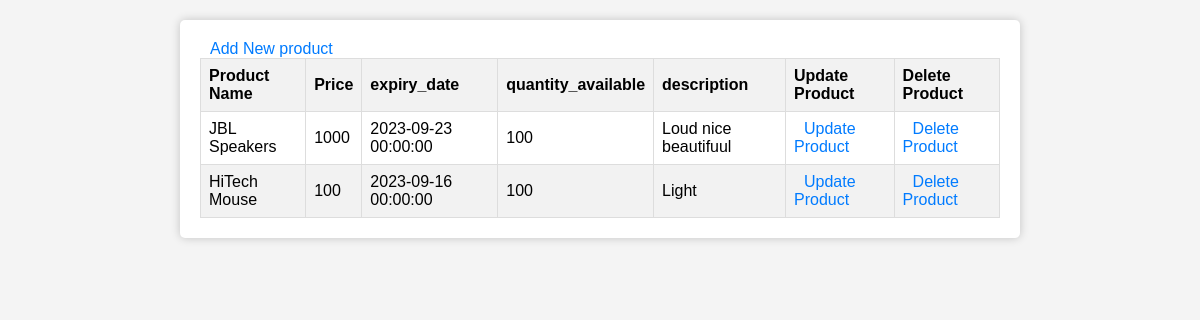
Page /view_category/6 on the earlier database version.
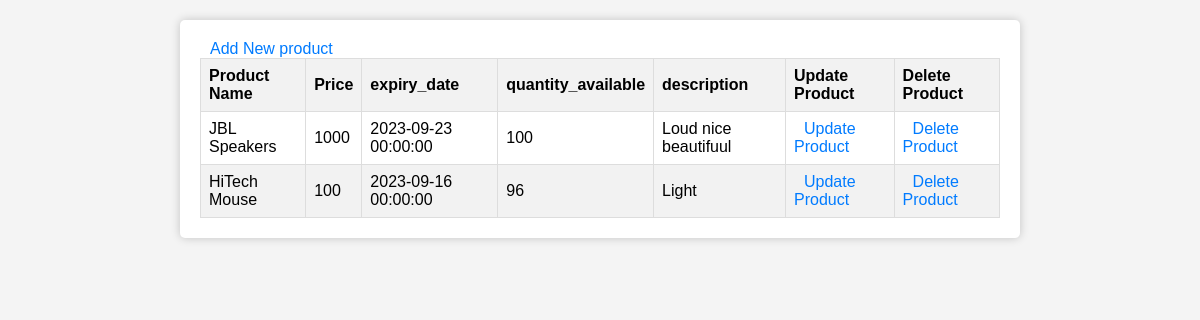
Same page on the later database version.
### models.py (models this page shows)
class Product(db.Model):
        id = db.Column(db.Integer, primary_key = True, autoincrement=True)
        name = db.Column(db.String(200), nullable = False)
        price = db.Column(db.Integer, nullable = False)
        expiry_date = db.Column(db.DateTime , default = datetime.now())
        quantity_available = db.Column(db.Integer, nullable = False)
        section_id = db.Column(db.Integer, db.ForeignKey('section.id'), nullable=False)  # Define a foreign key to establish the relationship
        description = db.Column(db.String(200), nullable = False)

### main.py (the view)
@app.route('/view_category/<int:category_id>', methods=['GET', 'POST'])
def view_category(category_id):
     category= Section.query.get_or_404(category_id)
     print(category.id,category.name)
     products = Product.query.filter_by(section_id=category_id).all()
     return render_template('view_category.html',cat=category,products=products)

### templates/view_category.html (shortened to what this page needs)
<!DOCTYPE html>
<html lang="en">
<head>
</head>
<body>
    <div class="container">
        <a href="/add_product/{{cat.id}}">Add New product</a>
        <table class="styled-table">
            <thead>
                <tr>
                    <th>Product Name</th>
                    <th>Price</th>
                    <th>expiry_date</th>
                    <th>quantity_available</th>
                    <th>description</th>
                    <th>Update Product</th>
                    <th>Delete Product</th>
                </tr>
            </thead>
            <tbody>
                {% for prod in products %}
                    <tr>
                        <td>{{ prod.name }}</td>
                        <td>{{ prod.price }}</td>
                        <td>{{ prod.expiry_date }}</td>
                        <td>{{ prod.quantity_available }}</td>
                        <td>{{ prod.description }}</td>
                        <td><a href="/update_product/{{ prod['id'] }}">Update Product</a></td>
                        <td><a href="/confirm_delete_product/{{ prod['id'] }}">Delete Product</a></td>
                    </tr>
                {% endfor %}
            </tbody>
        </table>
    </div>
</body>
</html>

### templates/view_category.html (style rules this page uses)
body { font-family: Arial, sans-serif; margin: 0; padding: 0; background-color: #f4f4f4; }
.container { max-width: 800px; margin: 20px auto; padding: 20px; background-color: #fff; border-radius: 5px; box-shadow: 0 0 10px rgba(0, 0, 0, 0.2); }
a { text-decoration: none; color: #007BFF; margin-left: 10px; }
.styled-table { border-collapse: collapse; width: 100%; }
.styled-table th, .styled-table td { border: 1px solid #ddd; padding: 8px; text-align: left; }
.styled-table th { background-color: #f2f2f2; }
.styled-table tr:nth-child(even) { background-color: #f2f2f2; }

Differences in the rows shown:
changed Product "HiTech Mouse": quantity_available "100" → "96"
